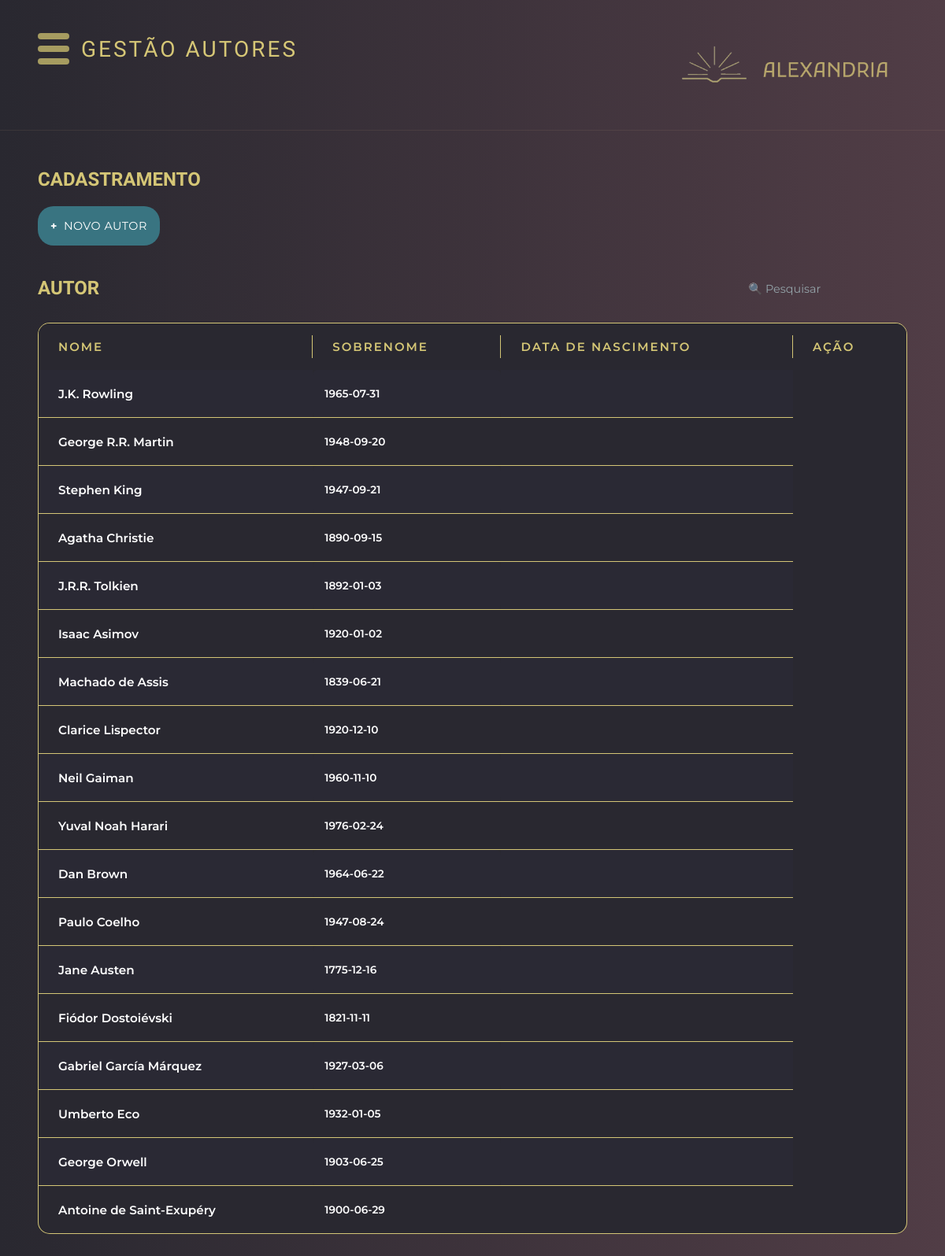
Page /template/gestao/autor-gestao.php on the committed database.
### tables this page shows
CREATE TABLE AUTOR ( 
 pk_aut INT PRIMARY KEY auto_increment,
 aut_nome VARCHAR(100) not null,
 aut_data_nascimento DATE
);

### funcoes.php (called while the page is built, shortened)
<?php
function conectaBd() {
    $conexao = conectarBanco();
    return $conexao;
}
function listar($tabela) {
    $conexao = conectaBd();
    $stmt = $conexao->prepare("SELECT * FROM $tabela");
    $stmt->execute();
    $variavel = $stmt->fetchAll();
    return $variavel;
}
?>

### template/gestao/autor-gestao.php (the view, shortened to what this page needs)
<?php
require_once "../../funcoes.php";
$autores = listar('autor');
include '../header.php';
?>
<main class="main-content">
    <div class="titulo">
        <h2>CADASTRAMENTO</h2>
    </div>
    <div class="top-section">
        <div class="actions-section">
            <a class="action-btn">
                <span class="plus-icon">+</span>
                NOVO AUTOR
            </a>
        </div>
    </div>
        <div class="search-section">
            <div class="titulo">
                <h2>Autor</h2>
            </div>
            <div class='barra'>
                <input type="text" class="search-input" placeholder="🔍 Pesquisar">
            </div>
        </div>
        <div class='titleliv'>
            <div class="tabela">
                <div class="tisch">
                    <table>
                        <tr>
                            <th>Nome</th>
                            <th>Sobrenome</th>
                            <th>Data de Nascimento</th>
                            <th>Ação</th>
                        </tr>
                        <?php foreach ($autores as $autor): ?>
                            <tr>
                                <td><?=htmlspecialchars($autor["aut_nome"])?></td>
                                <td><?=htmlspecialchars($autor["aut_data_nascimento"])?></td>
                                <td>
                                    <i class='fas fa-trash-alt'
                                        style="font-size: 20px; color: #a69c60; margin-right: 7px;"></i>
                                    <i class="fas fa-pencil-alt" style="font-size: 20px; color: #a69c60;"></i>
                                </td>
                            </tr>
                        <?php endforeach; ?>
                    </table>
                </div>
            </div>
        </div>
    </main>
</body>
</html>

### static/css/header.css (style rules this page uses)
:root { --cor-primaria: rgb(41, 40, 48); --cor-secundaria: rgb(81, 61, 70); --cor-titulo-1: #FFEE87CC; --cor-titulo-2: #C4E9EC99; --cor-titulo-2-contraste: #23767E; --cor-titulo-2-contraste-60: #23767E99; --cor-texto: #FFF; }
* { margin: 0; padding: 0; box-sizing: border-box; }
body { background: linear-gradient(to right, var(--cor-primaria), var(--cor-secundaria)); min-height: 100vh; font-family: 'Montserrat', sans-serif; color: var(--cor-titulo-1); overflow-x: hidden; }
h1, h2, h3 { font-family: 'Krona One', 'sans-serif'; }

### static/css/geral.css (style rules this page uses)
:root { --cor-primaria: rgb(41, 40, 48); --cor-secundaria: rgb(81, 61, 70); --cor-titulo-1: #FFEE87CC; --cor-titulo-2: #C4E9EC99; --cor-titulo-2-contraste: #23767E; --cor-titulo-2-contraste-60: #23767E99; --cor-titulo-2-contraste-40: #23767e6b; --cor-texto: #FFF; }
* { margin: 0; padding: 0; box-sizing: border-box; }
.main-content { padding: 3rem; }
.top-section { margin-top:20px; display: flex; justify-content: space-between; align-items: flex-start; margin-bottom: 40px; }
.actions-section { display: flex; flex-direction: column; gap: 12px; }
.action-btn { background: #397481; border: none; color: white; padding: 1rem; border-radius: 20px; cursor: pointer; font: 400 0.9rem 'Montserrat', 'sans-serif'; display: flex; align-items: center; gap: 8px; width: fit-content; text-transform: uppercase; letter-spacing: 0.5px; transition: all 0.2s ease; }
.plus-icon { font-size: 14px; font-weight: bold; }
.search-section { margin-bottom: 20px; display: flex; align-items: center; justify-content: space-between; }
.search-input { font: 400 0.9rem 'Montserrat'; width: 100%; padding: 0 2em 0 1em; margin: 0; background-color: transparent; border: none; color: var(--cor-texto); }
.search-input::placeholder { color: var(--cor-titulo-2); transition: all 0.3s ease; }
.titleliv { margin: 30px 0; }
.tabela { background: var(--cor-primaria); border-radius: 15px; overflow-y: hidden; border: 1px solid var(--cor-titulo-1); }
table { width: 100%; border-collapse: collapse; font-family: 'Montserrat', sans-serif; }
th { position:sticky; background: var(--cor-primaria); color: var(--cor-titulo-1); padding: 20px 25px; text-align: left; font-weight: 600; text-transform: uppercase; letter-spacing: 2px; font-size: 15px; position: relative; }
th:not(:last-child)::after { content: ''; position: absolute; right: 0; top: 25%; height: 50%; width: 1px; background: var(--cor-titulo-1); }
td { padding: 18px 25px; border-bottom: 1px solid var(--cor-titulo-1); font-size: 0.95rem; color:white; vertical-align: middle; transition: all 0.3s ease; }
tr:last-child td { border-bottom: none; }
td:first-child { font-weight: 600; color: white; }
td:nth-child(2) { font-family: 'Montserrat', sans-serif; font-weight: 600; border-radius: 6px; font-size: 0.85rem; color: white; padding: 12px 15px; }
td:nth-child(3) { text-transform: capitalize; font-weight: 600; }
td:last-child { text-align: center; }
td:last-child i { cursor: pointer; transition: all 0.3s ease; padding: 10px; border-radius: 8px; margin: 0 5px; }
.fa-trash-alt { color: #dc3545 !important; }
.fa-pencil-alt { color: #28a745 !important; }
tbody tr:nth-child(even) { background-color: rgba(102, 126, 234, 0.02); }
h1, h2 { font-weight: 700; color: var(--cor-titulo-1); text-transform: uppercase; font-family: 'Krona One', 'sans-serif'; }
input, textarea { width: 100%; padding: 15px 20px; background: var(--cor-secundaria); border: 1px solid rgba(255, 255, 255, 0.1); border-radius: 20px; color: #ffffff; font-size: 16px; transition: all 0.3s ease; outline: none; }
input::placeholder, textarea::placeholder { color: rgba(255, 255, 255, 0.4); }

### rows in the picture
autor: aut_nome "J.K. Rowling", aut_data_nascimento "1965-07-31"
autor: aut_nome "George R.R. Martin", aut_data_nascimento "1948-09-20"
autor: aut_nome "Stephen King", aut_data_nascimento "1947-09-21"
autor: aut_nome "Agatha Christie", aut_data_nascimento "1890-09-15"
autor: aut_nome "J.R.R. Tolkien", aut_data_nascimento "1892-01-03"
autor: aut_nome "Isaac Asimov", aut_data_nascimento "1920-01-02"
autor: aut_nome "Machado de Assis", aut_data_nascimento "1839-06-21"
autor: aut_nome "Clarice Lispector", aut_data_nascimento "1920-12-10"
autor: aut_nome "Neil Gaiman", aut_data_nascimento "1960-11-10"
autor: aut_nome "Yuval Noah Harari", aut_data_nascimento "1976-02-24"
autor: aut_nome "Dan Brown", aut_data_nascimento "1964-06-22"
autor: aut_nome "Paulo Coelho", aut_data_nascimento "1947-08-24"
autor: aut_nome "Jane Austen", aut_data_nascimento "1775-12-16"
autor: aut_nome "Fiódor Dostoiévski", aut_data_nascimento "1821-11-11"
autor: aut_nome "Gabriel García Márquez", aut_data_nascimento "1927-03-06"
autor: aut_nome "Umberto Eco", aut_data_nascimento "1932-01-05"
autor: aut_nome "George Orwell", aut_data_nascimento "1903-06-25"
autor: aut_nome "Antoine de Saint-Exupéry", aut_data_nascimento "1900-06-29"

### other values in the picture
$tituloH1 "GESTÃO AUTORES"
